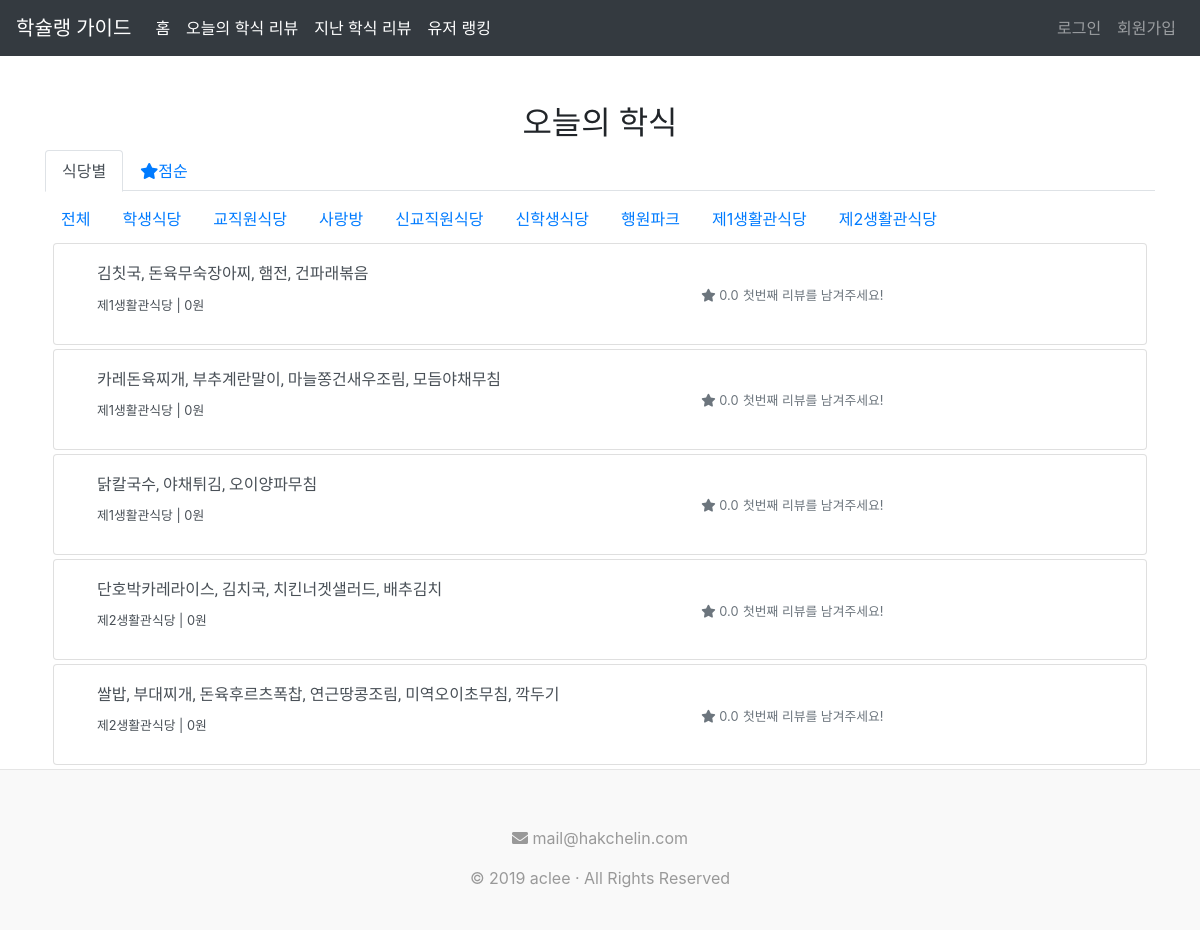
The app's page /home/today/ with its own data.
### menus/models.py (models this page shows, shortened)
class CustomMenu(models.Model):
    mid = models.IntegerField(primary_key=True)
    location = models.CharField(max_length=100)
    photo = models.CharField(max_length=500)
    title = models.CharField(max_length=100)
    price = models.IntegerField()
    date = models.DateTimeField(auto_now_add=True)
    review_count = models.IntegerField(default=0)
    star_count = models.IntegerField(default=0)
    avg = models.FloatField(default=0)
    class Meta:
        ordering = ['-date']
    def get_date(self):
        return str(self.mid)[:-2]
    def get_res(self):
        return str(self.mid)[-2]
    def get_menunum(self):
        return str(self.mid)[-1]
    class Meta:
        verbose_name = "menu"
        verbose_name_plural = "menus"

### reviews/views.py (the view)
# urls.py: path('today/', today, name='today'),
def today(request):
    if request.method == 'POST' and 'run_script' in request.POST:
        import crawler
        crawler.main()
    reviews = CustomReview.objects.all()
    menus = CustomMenu.objects.filter(date__date=datetime.today())
    stars = {}
    for menu in menus:
        star = []
        if menu.review_count != 0:
            rawnum = menu.star_count / menu.review_count
            num = round(rawnum, 2)
            if rawnum >= 5:
                star = [5,0,0]
            elif rawnum >= 4.5:
                star = [4,1,0]
            elif rawnum >= 4:
                star = [4,0,1]
            elif rawnum >= 3.5:
                star = [3,1,1]
            elif rawnum >= 3:
                star = [3,0,2]
            elif rawnum > 2.5:
                star = [2,1,2]
            elif rawnum >= 2:
                star = [2,0,3]
            elif rawnum > 1.5:
                star = [1,1,3]
            elif rawnum >= 1:
                star = [1,0,4]
            elif rawnum > 0.5:
                star = [0,1,4]
            elif rawnum >= 1:
                star = [0,0,5]
            star.append(num)
        else:
            star = [0,0,5,0]
        stars[menu.mid] = star
    menus = CustomMenu.objects.all().filter(date__date=datetime.today())
    starmenus = menus.order_by('-avg')
    haksang = menus.filter(location__exact='학생식당')
    kyogikwon = menus.filter(location__exact='교직원식당')
    sarang = menus.filter(location__exact='사랑방')
    newhaksang = menus.filter(location__exact='신학생식당')
    newkyogikwon = menus.filter(location__exact='신교직원식당')
    hangwon = menus.filter(location__exact='행원파크')
    onedorm = menus.filter(location__exact='제1생활관식당')
    twodorm = menus.filter(location__exact='제2생활관식당')
    return render(request, 'reviews/today.html', {
        'menus' : menus,
        'stars' : stars,
        'starmenus' : starmenus,
        'haksang' : haksang,
        'kyogikwon' : kyogikwon,
        'sarang' : sarang,
        'newhaksang' : newhaksang,
        'newkyogikwon' : newkyogikwon,
        'hangwon' : hangwon,
        'onedorm' : onedorm,
        'twodorm' : twodorm,
        })

### reviews/templates/reviews/today.html (shortened to what this page needs)
{% extends 'base.html' %}
{% block content %}
<div class="container">
<h2 class="text-center mt-5 mb-2" id="today">오늘의 학식</h2>
{% if menus|length == 0 %}
<p class="text-center text-danger">오늘의 메뉴가 아직 업데이트되지 않았습니다.</p>
<form method="post">
    {% csrf_token %}
    <button class="btn btn-primary" type="submit" name="run_script">가져오기</button>
</form>
{% else %}
<nav>
    <ul class="nav nav-tabs" id="nav-tab" role="tablist">
        <li class="nav-item">
            <a class="nav-item nav-link active" id="nav-all-tab" data-toggle="tab" href="#nav-all" role="tab" aria-controls="nav-all" aria-selected="true">식당별</a>
        </li>
        <li class="nav-item">
            <a class="nav-item nav-link" id="nav-star-tab" data-toggle="tab" href="#nav-star" role="tab" aria-controls="nav-star" aria-selected="false"><i class="fas fa-star"></i>점순</a>
        </li>
    </ul>
</nav>
<div class="tab-content" id="nav-tabContent">
    <div class="tab-pane fade show active" id="nav-all" role="tabpanel" aria-labelledby="nav-all-tab">
        <nav class="mt-2">
            <ul class="nav nav-pills" id="nav-tab" role="tablist">
                <li class="nav-item">
                    <a class="nav-item nav-link" id="nav-allmenu-tab" data-toggle="tab" href="#nav-allmenu" role="tab" aria-controls="nav-allmenu" aria-selected="true">전체</a>
                </li>
                <li class="nav-item">
                    <a class="nav-item nav-link" id="nav-haksang-tab" data-toggle="tab" href="#nav-haksang" role="tab" aria-controls="nav-haksang" aria-selected="true">학생식당</a>
                </li>
                <li class="nav-item">
                    <a class="nav-item nav-link" id="nav-kyogikwon-tab" data-toggle="tab" href="#nav-kyogikwon" role="tab" aria-controls="nav-kyogikwon" aria-selected="false">교직원식당</a>
                </li>
                <li class="nav-item">
                    <a class="nav-item nav-link" id="nav-sarang-tab" data-toggle="tab" href="#nav-sarang" role="tab" aria-controls="nav-sarang" aria-selected="false">사랑방</a>
                </li>
                <li class="nav-item">
                    <a class="nav-item nav-link" id="nav-newkyogikwon-tab" data-toggle="tab" href="#nav-newkyogikwon" role="tab" aria-controls="nav-newkyogikwon" aria-selected="false">신교직원식당</a>
                </li>
                <li class="nav-item">
                    <a class="nav-item nav-link" id="nav-newhaksang-tab" data-toggle="tab" href="#nav-newhaksang" role="tab" aria-controls="nav-newhaksang" aria-selected="false">신학생식당</a>
                </li>
                <li class="nav-item">
                    <a class="nav-item nav-link" id="nav-hangwon-tab" data-toggle="tab" href="#nav-hangwon" role="tab" aria-controls="nav-hangwon" aria-selected="false">행원파크</a>
                </li>
                <li class="nav-item">
                    <a class="nav-item nav-link" id="nav-onedorm-tab" data-toggle="tab" href="#nav-onedorm" role="tab" aria-controls="nav-onedorm" aria-selected="false">제1생활관식당</a>
                </li>
                <li class="nav-item">
                    <a class="nav-item nav-link" id="nav-twodorm-tab" data-toggle="tab" href="#nav-twodorm" role="tab" aria-controls="nav-twodorm" aria-selected="false">제2생활관식당</a>
                </li>
            </ul>
        </nav>
        <div class="tab-content" id="nav-tabContent">
            <div class="tab-pane fade show active" id="nav-allmenu" role="tabpanel" aria-labelledby="nav-allmenu-tab">
                {% for menu in menus %}
                    {% include 'home/menulists.html' %}
                {% endfor %}
            </div>
        </div>
    </div>
</div>
{% endif %}
</div>
{% endblock %}

### templates/home/menulists.html
  <div class="list-group my-1 mx-2">
        <a href="/home/detail/?date={{menu.get_date}}&res={{menu.get_res}}&menu={{menu.get_menunum}}" class="list-group-item list-group-item-action">
        <div class="row mx-2">
            <div class="col-md-7">
                <h6 class="list-group-item-heading mt-2">{{menu.title}}</h6>
                <p class="list-group-item-text"><small>{{menu.location}} | {{menu.price}}원</small></p>
            </div>
            <div class="col-md-5 m-auto">
                    {% if menu.review_count == 0 %}
                    <small class="text-secondary"><i class="fas fa-star"></i> {{ menu.avg }}</small>
                    <small class="text-secondary">첫번째 리뷰를 남겨주세요!</small>
                    {% else %}
                    <small class="text-danger"><i class="fas fa-star"></i> {{ menu.avg }}</small>
                    <small>리뷰 {{ menu.review_count }}</small>
                    {% endif %}
            </div>
        </div>
    </a>
    </div>

### static/css/style.css (style rules this page uses)
html { font-family: 'Nanum Gothic', sans-serif; }
h1, h2, h3, h4, h5, h6 { font-family: 'Do Hyeon', sans-serif !important; }

### records on screen
CustomMenu: title "김칫국, 돈육무숙장아찌, 햄전, 건파래볶음", location "제1생활관식당", price "0", avg "0.0"
CustomMenu: title "카레돈육찌개, 부추계란말이, 마늘쫑건새우조림, 모듬야채무침", location "제1생활관식당", price "0", avg "0.0"
CustomMenu: title "닭칼국수, 야채튀김, 오이양파무침", location "제1생활관식당", price "0", avg "0.0"
CustomMenu: title "단호박카레라이스, 김치국, 치킨너겟샐러드, 배추김치", location "제2생활관식당", price "0", avg "0.0"
CustomMenu: title "쌀밥, 부대찌개, 돈육후르츠폭찹, 연근땅콩조림, 미역오이초무침, 깍두기", location "제2생활관식당", price "0", avg "0.0"
